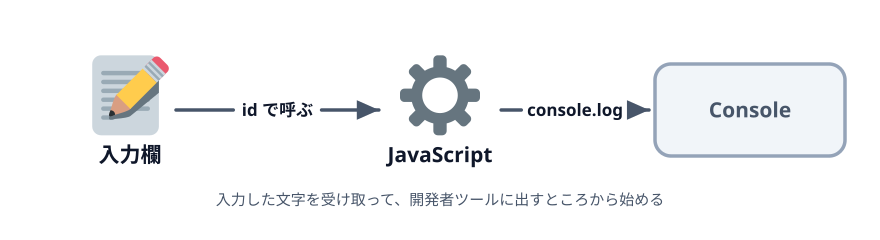

Python code for this plot:
"""1-1 のサムネ: 入力欄 → JavaScript → Console という一方向の流れ。

イメージスキーマ = SOURCE-PATH-GOAL（起点→経路→着点）。
実行: cd images && python3 00-thumbnail.py
"""

import pathlib
import sys

sys.path.insert(0, str(pathlib.Path.home() / ".claude/skills/genfig"))
from genfig import Canvas  # noqa: E402

c = Canvas(880, 240)

inp = c.node(130, 110, "入力欄", emoji_cp="1f4dd")       # 📝
js = c.node(440, 110, "JavaScript", emoji_cp="2699")     # ⚙️
con = c.node(750, 110, "Console", shape="sticky", color="gray", w=190, h=92)

c.link(inp, js, label="id で呼ぶ")
c.link(js, con, label="console.log")

c.text(440, 205, "入力した文字を受け取って、開発者ツールに出すところから始める",
       scale="body", align="center")

print(c.save("00-thumbnail.svg"))
